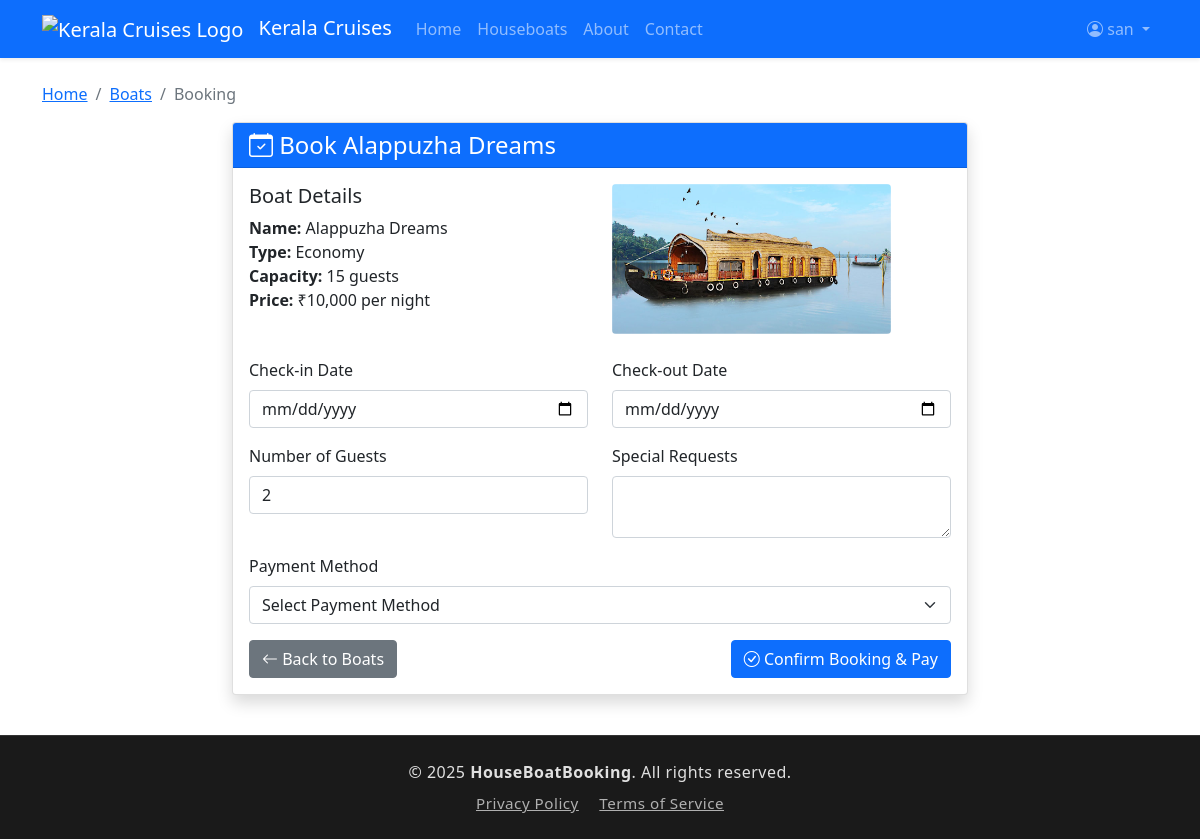
Page /frontend/pages/booking/booking.php?boat_id=19 (signed in) on the committed database.
### tables this page shows
CREATE TABLE IF NOT EXISTS `boats` (
  `id` int NOT NULL AUTO_INCREMENT,
  `boat_name` varchar(100) NOT NULL,
  `boat_type` varchar(100) NOT NULL,
  `capacity` int NOT NULL,
  `price` decimal(10,2) NOT NULL,
  `image` varchar(255) DEFAULT NULL,
  `description` text,
  `status` enum('available','maintenance','booked') DEFAULT 'available',
  PRIMARY KEY (`id`)
);

### frontend/pages/booking/booking.php (the view, shortened to what this page needs)
<?php
include '../../../backend/inc/db_connect.php';
$is_admin = (isset($_SESSION['role']) && $_SESSION['role'] === 'admin');
$boat_id = intval($_GET['boat_id']);
$stmt = $conn->prepare("SELECT * FROM boats WHERE id = ? AND status = 'available'");
$stmt->bind_param("i", $boat_id);
$stmt->execute();
$result = $stmt->get_result();
$boat = $result->fetch_assoc();
$images = array();
if (!empty($boat['image'])) {
    $decoded = json_decode($boat['image'], true);
    if (is_array($decoded)) {
        $images = $decoded;
    } else {
        $images = array($boat['image']);
    }
}
$mainImage = !empty($images[0]) ? "/HouseBoatBooking/uploads/boats/" . $images[0] : "/HouseBoatBooking/img/b1.jpg";
?>
<!DOCTYPE html>
<html lang="en">
<head>
    <link href="https://cdn.jsdelivr.net/npm/bootstrap@5.0.2/dist/css/bootstrap.min.css" rel="stylesheet">
    <link href="https://cdn.jsdelivr.net/npm/bootstrap-icons/font/bootstrap-icons.css" rel="stylesheet">
</head>
<body>
    <?php include '../../includes/navbar.php'; ?>
    <div class="container mt-4">
        <div class="row">
            <div class="col-12">
                <nav aria-label="breadcrumb">
                    <ol class="breadcrumb">
                        <li class="breadcrumb-item"><a href="../../../index.php">Home</a></li>
                        <li class="breadcrumb-item"><a href="../boats.php">Boats</a></li>
                        <li class="breadcrumb-item active" aria-current="page">Booking</li>
                    </ol>
                </nav>
            </div>
        </div>
        <?php if ($is_admin): ?>
            <div class="row">
                <div class="col-md-8 mx-auto">
                    <div class="card shadow">
                        <div class="card-header bg-warning text-white">
                            <h4 class="mb-0"><i class="bi bi-exclamation-triangle"></i> Access Denied</h4>
                        </div>
                        <div class="card-body">
                            <p>Admin users cannot book boats. Please use the admin panel to manage boats and bookings.</p>
                            <a href="/HouseBoatBooking/admin/dashboard.php" class="btn btn-primary">Go to Admin Dashboard</a>
                        </div>
                    </div>
                </div>
            </div>
        <?php else: ?>
            <div class="row">
                <div class="col-md-8 mx-auto">
                    <div class="card shadow">
                        <div class="card-header bg-primary text-white">
                            <h4 class="mb-0"><i class="bi bi-calendar-check"></i> Book <?php echo htmlspecialchars($boat['boat_name']); ?></h4>
                        </div>
                        <div class="card-body">
                            <div class="row mb-4">
                                <div class="col-md-6">
                                    <h5>Boat Details</h5>
                                    <ul class="list-unstyled">
                                        <li><strong>Name:</strong> <?php echo htmlspecialchars($boat['boat_name']); ?></li>
                                        <li><strong>Type:</strong> <?php echo ucfirst(htmlspecialchars($boat['boat_type'])); ?></li>
                                        <li><strong>Capacity:</strong> <?php echo htmlspecialchars($boat['capacity']); ?> guests</li>
                                        <li><strong>Price:</strong> ₹<?php echo number_format($boat['price']); ?> per night</li>
                                    </ul>
                                </div>
                                <div class="col-md-6">
                                    <img src="<?php echo $mainImage; ?>" class="img-fluid rounded" alt="<?php echo htmlspecialchars($boat['boat_name']); ?>" style="height: 150px; object-fit: cover;">
                                </div>
                            </div>
                            <form method="POST" action="process_booking.php">
                                <div class="row">
                                    <div class="col-md-6 mb-3">
                                        <label class="form-label">Check-in Date</label>
                                        <input type="date" name="checkin_date" class="form-control" required>
                                    </div>
                                    <div class="col-md-6 mb-3">
                                        <label class="form-label">Check-out Date</label>
                                        <input type="date" name="checkout_date" class="form-control" required>
                                    </div>
                                </div>
                                <div class="row">
                                    <div class="col-md-6 mb-3">
                                        <label class="form-label">Number of Guests</label>
                                        <input type="number" name="guests" class="form-control" min="1" max="<?php echo $boat['capacity']; ?>" value="2" required>
                                    </div>
                                    <div class="col-md-6 mb-3">
                                        <label class="form-label">Special Requests</label>
                                        <textarea name="requests" class="form-control" rows="2"></textarea>
                                    </div>
                                </div>
                                <div class="row">
                                    <div class="col-md-12 mb-3">
                                        <label class="form-label">Payment Method</label>
                                        <select name="payment_method" class="form-select" required>
                                            <option value="">Select Payment Method</option>
                                        </select>
                                    </div>
                                </div>
                                <div class="d-flex justify-content-between">
                                    <a href="../boats.php" class="btn btn-secondary"><i class="bi bi-arrow-left"></i> Back to Boats</a>
                                    <button type="submit" class="btn btn-primary"><i class="bi bi-check-circle"></i> Confirm Booking & Pay</button>
                                </div>
                            </form>
                        </div>
                    </div>
                </div>
            </div>
        <?php endif; ?>
    </div>
    <?php include '../../includes/footer.php'; ?>
</body>
</html>

### rows in the picture
boats: boat_name "Alappuzha Dreams", boat_type "Economy", capacity "15", price "10,000"

### other values in the picture
$_SESSION['username'] "san"
